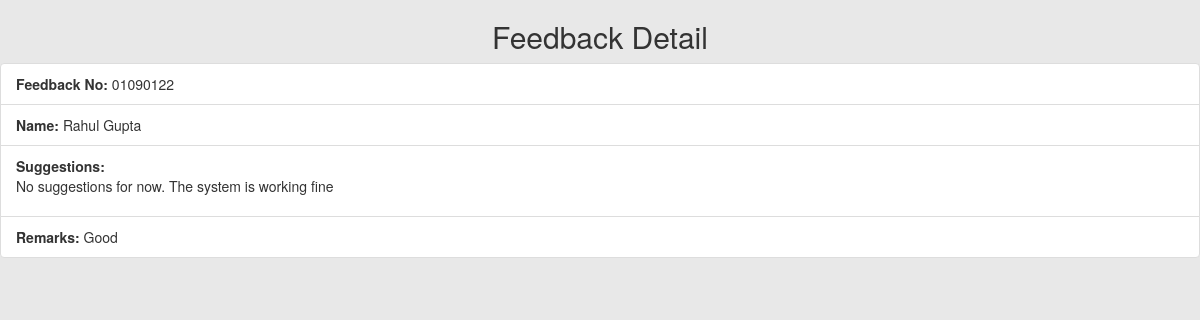
/vehicle/jd_inbox/01090122/ (signed in), run on the app's committed database.
### vehicle/models.py (models this page shows, shortened)
class FeedBack(models.Model):
	fb_no = models.CharField(max_length=128)
	user = models.ForeignKey(UserProfile,null=True)
	Suggestions = models.CharField(max_length=128)
	Remarks = models.CharField(max_length=128)
	status = models.IntegerField(default=0)
	fb_sub_time = models.DateTimeField(auto_now=False,auto_now_add=True)

class UserProfile(models.Model):
	user = models.OneToOneField(User,on_delete=models.CASCADE)
	name = models.CharField(max_length=128)
	designation = models.CharField(max_length=128)
	seqno = models.IntegerField(default=0)
	contact = models.CharField(blank=True,max_length=128)

### vehicle/views.py (the view)
# urls.py: url(r'^jd_inbox/(?P<fb_no>[\w|\W]+)/$',views.fb_detail,name='fb_detail'),
def fb_detail(request,fb_no):
	if request.user.is_authenticated():
		i = get_object_or_404(FeedBack,fb_no=fb_no)
		return render(request,'feedback_detail.html',{'i':i})

### templates/feedback_detail.html (shortened to what this page needs)
<!DOCTYPE html>
<html>
<head>
  <link rel="stylesheet" href="https://maxcdn.bootstrapcdn.com/bootstrap/3.3.7/css/bootstrap.min.css">
</head>
<body style="background-color: #E8E8E8;">
<h2 align="center">Feedback Detail</h2>
	<ul class="list-group">
  <li class="list-group-item"><strong>Feedback No:</strong>  {{ i.fb_no }}</li>
  <li class="list-group-item"><strong>Name:</strong> {{ i.user.name }}</li>
  <li class="list-group-item"><strong>Suggestions: </strong> <p>{{ i.Suggestions }}</p></li>
  <li class="list-group-item"><strong>Remarks:</strong>  {{ i.Remarks }}</li>
</ul>
</body>
</html>

### templates/feedback_detail.html (style rules this page uses)
.list-group { background-color: #E8E8E8; }

### data on the page
FeedBack: fb_no "01090122", user.name "Rahul Gupta", Suggestions "No suggestions for now. The system is working fine", Remarks "Good"
